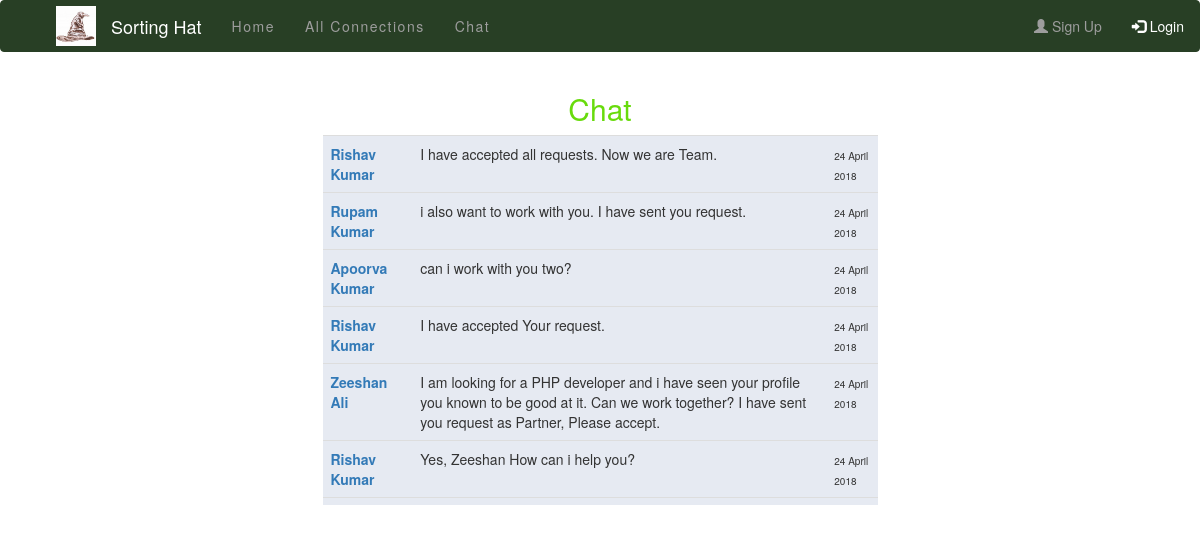
Page /Chat.php on the committed database.
### tables this page shows
CREATE TABLE `chat` (
  `id` int(11) NOT NULL,
  `email` varchar(255) NOT NULL,
  `messege` varchar(255) NOT NULL,
  `posted_on` varchar(255) NOT NULL
);

CREATE TABLE `user` (
  `id` int(11) NOT NULL,
  `name` varchar(255) NOT NULL,
  `email` varchar(255) NOT NULL,
  `password` varchar(255) NOT NULL,
  `gender` varchar(255) NOT NULL,
  `contact` varchar(255) NOT NULL,
  `department` varchar(255) NOT NULL,
  `interest` varchar(255) NOT NULL,
  `rating` varchar(255) NOT NULL,
  `im` varchar(255) NOT NULL
);

### Chat.php (the view, shortened to what this page needs)
 <?php session_start();
    include('connect.php');
  ?>
<!DOCTYPE html>
<html>
<head>
  <link rel="stylesheet" href="https://maxcdn.bootstrapcdn.com/bootstrap/3.3.7/css/bootstrap.min.css">
</head>
<body>
	<?php include("nav.php"); ?>
	<div class="container">
	<div class="row">
    <div class="col-sm-3"></div>
    <div class="col-sm-6"  >
      <center>
        <h2 style="color:#68DB0C ">Chat</h2>
        </center>
          <div style="background-color: #e6eaf2 ; height: 370px; overflow: auto;">
        <table class="table" style="background-color: #e6eaf2">
        <?php
          $sql=$con->query("select * from chat order by id desc");
          if($sql->num_rows > 0)
            while ($data=$sql->fetch_array()) {
              $e=$data['email'];
         $sqli=$con->query("select * from user where email='$e'");
       $mya=$sqli->fetch_array();
         ?>
        	<tr>
        		<td ><font style=" color: green;"><b><a href="Publicprofile.php?email=<?php echo $e; ?>"><?php echo $mya['name']; ?></a></b></font></td>
        		<td><?php echo $data['messege']; ?>  </td>
        		<td><small style="font-size: 10px;"><?php echo $data['posted_on']; ?> </small> </td>
        	</tr>
        <?php } ?>
       </table>
		</div>
    </div>
    <div class="col-sm-3"></div>
 	 </div>
 	 <br>
	</div>
</body>
</html>

### nav.php
<nav class="navbar navbar-inverse" style="background-color: #283f25; border-color: #283f25;">
	  <div class="container-fluid">
	     <div class="navbar-header">
	      <a class="navbar-brand" style="color: white;" href="index.php"><img src="image.jpg" style="height: 40px; width: 40px; margin-top: -10px; margin-right: 0px;margin-left: 40px;"></a>
	      <a class="navbar-brand" style="color: white;" href="index.php">Sorting Hat</a>
	    </div>
	    <ul class="nav navbar-nav" style="letter-spacing: 1.5px;">
	      <li><a href="index.php">Home</a></li>
	       <li><a href="AllConnections.php">All Connections</a></li>
	       <li><a href="Chat.php">Chat</a></li>
	      </ul>
	    <?php if(isset($_SESSION['loginemail'])){ ?>
	     <ul class="nav navbar-nav navbar-right">
	      <li><a  href="myprofile.php" style="color: white;"><span class="glyphicon glyphicon-user"></span> <?php echo 'My Profile'; ?></a>
	      </li>
	      <li><a href="Logout.php"><span class="glyphicon glyphicon-log-out"></span> Logout</a></li>
	    </ul>
	    <?php } else{ ?>
	    <ul class="nav navbar-nav navbar-right">
	      <li><a href="signup.php"><span class="glyphicon glyphicon-user"></span> Sign Up</a></li>
	      <li><a href="login.php" style="color: white;"><span class="glyphicon glyphicon-log-in"></span> Login</a></li>
	    </ul>
	    <?php } ?>
	  </div>
	</nav>

### rows in the picture
chat: user.name "Rishav Kumar", messege "I have accepted all requests. Now we are Team.", posted_on "24 April 2018"
chat: user.name "Rupam Kumar", messege "i also want to work with you. I have sent you request.", posted_on "24 April 2018"
chat: user.name "Apoorva Kumar", messege "can i work with you two?", posted_on "24 April 2018"
chat: user.name "Rishav Kumar", messege "I have accepted Your request.", posted_on "24 April 2018"
chat: user.name "Zeeshan Ali", messege "I am looking for a PHP developer and i have seen your profile you known to be good at it. Can we work together? I have sent you request as Partner, Please accept.", posted_on "24 April 2018"
chat: user.name "Rishav Kumar", messege "Yes, Zeeshan How can i help you?", posted_on "24 April 2018"
